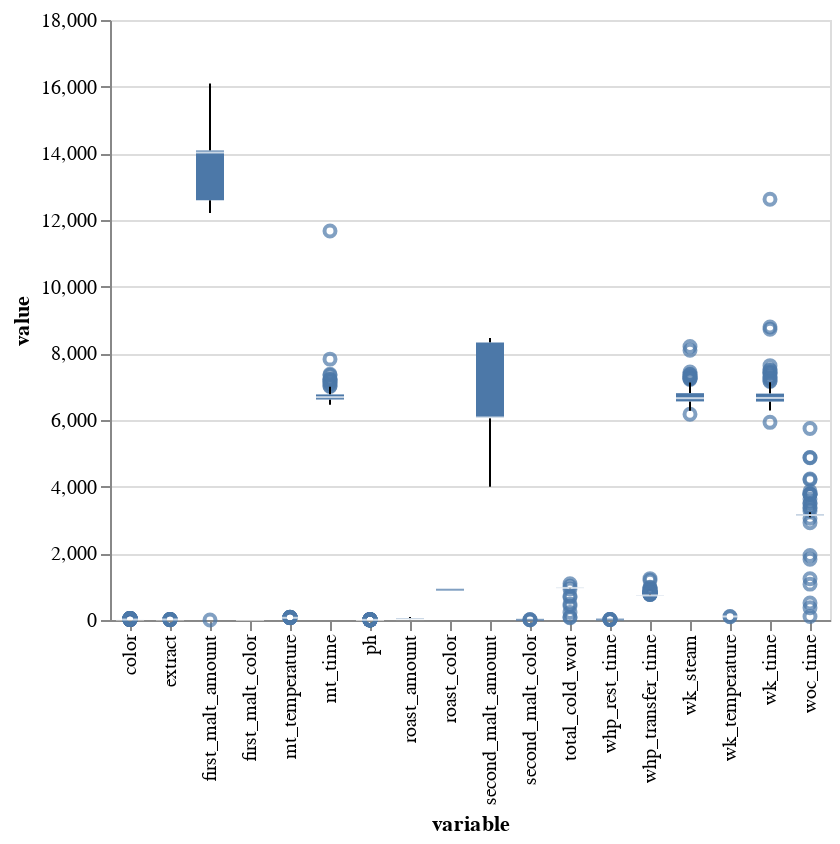

Here is the notebook cell this chart was saved with:
### Code cell
#distributions
alt.Chart(df.drop(columns=['data', 'product']).melt()).mark_boxplot().encode(
    x='variable',
    y='value'
).interactive()

### Figure 1 — Vega-Lite specification as saved in the notebook (floating-point values rounded to 4 significant figures; data arrays with more than 128 entries replaced by an {"elided": "..."} marker saying what was removed)
{"config": {"view": {"continuousWidth": 400, "continuousHeight": 300}}, "data": {"name": "data-b3a24e9ff58649d1ed87a38f8d16a525"}, "mark": "boxplot", "encoding": {"x": {"type": "nominal", "field": "variable"}, "y": {"type": "quantitative", "field": "value"}}, "selection": {"selector004": {"type": "interval", "bind": "scales", "encodings": ["x", "y"]}}, "$schema": "https://vega.github.io/schema/vega-lite/v4.8.1.json", "datasets": {"data-b3a24e9ff58649d1ed87a38f8d16a525": {"elided": "3240 records"}}}
